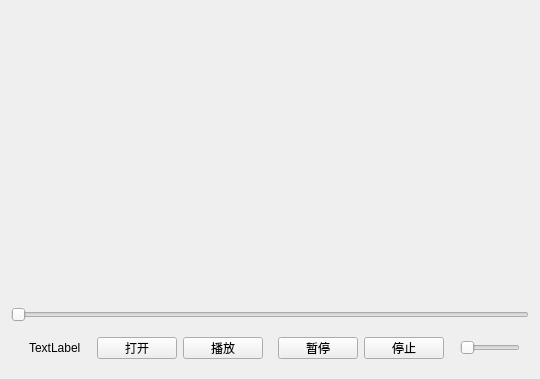
<?xml version="1.0" encoding="UTF-8"?>
<ui version="4.0">
 <class>Widget</class>
 <widget class="QWidget" name="Widget">
  <property name="geometry">
   <rect>
    <x>0</x>
    <y>0</y>
    <width>540</width>
    <height>379</height>
   </rect>
  </property>
  <property name="windowTitle">
   <string>Widget</string>
  </property>
  <layout class="QVBoxLayout" name="verticalLayout_3">
   <item>
    <layout class="QVBoxLayout" name="verticalLayout_2">
     <item>
      <widget class="QWidget" name="vadio_Widget" native="true"/>
     </item>
     <item>
      <widget class="QSlider" name="sliderTimeLen">
       <property name="orientation">
        <enum>Qt::Horizontal</enum>
       </property>
      </widget>
     </item>
     <item>
      <widget class="QWidget" name="widget" native="true">
       <property name="minimumSize">
        <size>
         <width>0</width>
         <height>40</height>
        </size>
       </property>
       <property name="maximumSize">
        <size>
         <width>16777215</width>
         <height>40</height>
        </size>
       </property>
       <layout class="QVBoxLayout" name="verticalLayout">
        <item>
         <layout class="QHBoxLayout" name="horizontalLayout">
          <item>
           <spacer name="horizontalSpacer">
            <property name="orientation">
             <enum>Qt::Horizontal</enum>
            </property>
            <property name="sizeHint" stdset="0">
             <size>
              <width>40</width>
              <height>20</height>
             </size>
            </property>
           </spacer>
          </item>
          <item>
           <widget class="QLabel" name="labTime">
            <property name="text">
             <string>TextLabel</string>
            </property>
           </widget>
          </item>
          <item>
           <spacer name="horizontalSpacer_6">
            <property name="orientation">
             <enum>Qt::Horizontal</enum>
            </property>
            <property name="sizeHint" stdset="0">
             <size>
              <width>40</width>
              <height>20</height>
             </size>
            </property>
           </spacer>
          </item>
          <item>
           <widget class="QPushButton" name="btnOpen">
            <property name="styleSheet">
             <string notr="true"/>
            </property>
            <property name="text">
             <string>打开</string>
            </property>
           </widget>
          </item>
          <item>
           <spacer name="horizontalSpacer_2">
            <property name="orientation">
             <enum>Qt::Horizontal</enum>
            </property>
            <property name="sizeHint" stdset="0">
             <size>
              <width>13</width>
              <height>156</height>
             </size>
            </property>
           </spacer>
          </item>
          <item>
           <widget class="QPushButton" name="btnOn">
            <property name="text">
             <string>播放</string>
            </property>
           </widget>
          </item>
          <item>
           <spacer name="horizontalSpacer_3">
            <property name="orientation">
             <enum>Qt::Horizontal</enum>
            </property>
            <property name="sizeHint" stdset="0">
             <size>
              <width>40</width>
              <height>20</height>
             </size>
            </property>
           </spacer>
          </item>
          <item>
           <widget class="QPushButton" name="btnPause">
            <property name="text">
             <string>暂停</string>
            </property>
           </widget>
          </item>
          <item>
           <spacer name="horizontalSpacer_4">
            <property name="orientation">
             <enum>Qt::Horizontal</enum>
            </property>
            <property name="sizeHint" stdset="0">
             <size>
              <width>13</width>
              <height>156</height>
             </size>
            </property>
           </spacer>
          </item>
          <item>
           <widget class="QPushButton" name="btnStiop">
            <property name="text">
             <string>停止</string>
            </property>
           </widget>
          </item>
          <item>
           <spacer name="horizontalSpacer_5">
            <property name="orientation">
             <enum>Qt::Horizontal</enum>
            </property>
            <property name="sizeHint" stdset="0">
             <size>
              <width>40</width>
              <height>20</height>
             </size>
            </property>
           </spacer>
          </item>
          <item>
           <widget class="QSlider" name="SliderVideoSound">
            <property name="minimumSize">
             <size>
              <width>60</width>
              <height>0</height>
             </size>
            </property>
            <property name="maximumSize">
             <size>
              <width>40</width>
              <height>16777215</height>
             </size>
            </property>
            <property name="orientation">
             <enum>Qt::Horizontal</enum>
            </property>
           </widget>
          </item>
         </layout>
        </item>
       </layout>
      </widget>
     </item>
    </layout>
   </item>
  </layout>
 </widget>
 <resources/>
 <connections/>
</ui>
